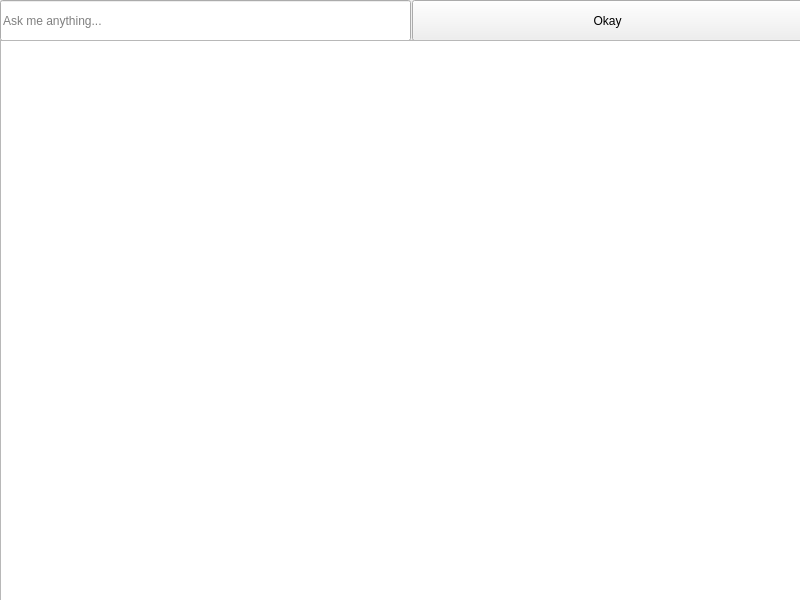
<?xml version="1.0" encoding="UTF-8"?>
<ui version="4.0">
 <class>MainWindow</class>
 <widget class="QMainWindow" name="MainWindow">
  <property name="geometry">
   <rect>
    <x>0</x>
    <y>0</y>
    <width>800</width>
    <height>600</height>
   </rect>
  </property>
  <property name="windowTitle">
   <string>starfetch</string>
  </property>
  <widget class="QWidget" name="centralwidget">
   <widget class="QLineEdit" name="lineEdit">
    <property name="geometry">
     <rect>
      <x>0</x>
      <y>0</y>
      <width>411</width>
      <height>41</height>
     </rect>
    </property>
    <property name="placeholderText">
     <string extracomment="Type here">Ask me anything...</string>
    </property>
   </widget>
   <widget class="QPushButton" name="pushButton">
    <property name="geometry">
     <rect>
      <x>412</x>
      <y>0</y>
      <width>391</width>
      <height>41</height>
     </rect>
    </property>
    <property name="text">
     <string>Okay</string>
    </property>
    <property name="autoDefault">
     <bool>true</bool>
    </property>
    <property name="default">
     <bool>false</bool>
    </property>
   </widget>
   <widget class="QTextEdit" name="textEdit">
    <property name="geometry">
     <rect>
      <x>0</x>
      <y>40</y>
      <width>811</width>
      <height>571</height>
     </rect>
    </property>
    <property name="readOnly">
     <bool>true</bool>
    </property>
   </widget>
  </widget>
 </widget>
 <resources/>
 <connections/>
</ui>
